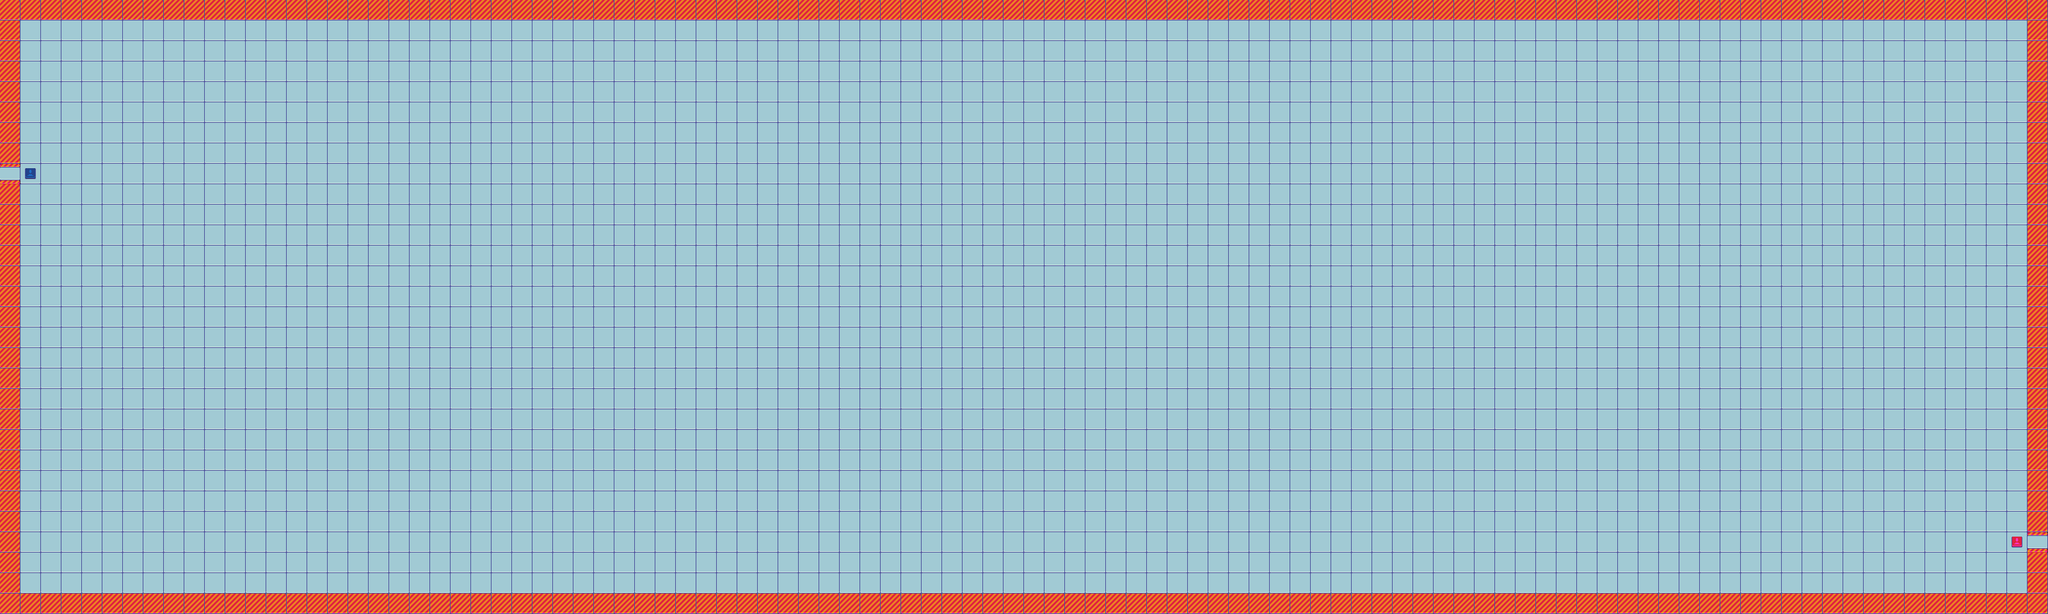

This is a level from a 2D game, rendered from its Tiled map with the project's own tilesets. A one-line summary and the map file follow, with tile-layer data summarised:
An orthogonal 100x30 tile map with 32x32 px tiles, 1 tile layer (Tile Layer 1), 3 tilesets and 15 objects (14x Enemy, Player).

<map version="1.0" tiledversion="2017.10.31" orientation="orthogonal" renderorder="right-down" width="100" height="30" tilewidth="32" tileheight="32" infinite="0" nextobjectid="23">
 <tileset firstgid="1" name="survivor-handgun" tilewidth="32" tileheight="32" tilecount="1" columns="1">
  <image source="../images/survivor-handgun.png" width="32" height="32" />
 </tileset>
 <tileset firstgid="2" name="scifitiles" tilewidth="32" tileheight="32" tilecount="84" columns="14">
  <image source="../images/scifitiles.png" width="448" height="192" />
 </tileset>
 <tileset firstgid="86" name="scifitiles" tilewidth="32" tileheight="32" tilecount="84" columns="14">
  <image source="../images/scifitiles.png" width="448" height="192" />
 </tileset>
 <layer name="Tile Layer 1" width="100" height="30">
  <data>[3000 cells, 3000 non-empty, 5 distinct tile ids]</data>
 </layer>
 <objectgroup name="Object Layer 1">
  <object id="3" name="enemy" type="Enemy" gid="1" x="522.667" y="827.333" width="32" height="32">
   <properties>
    <property name="difficulty" type="float" value="0.1" />
   </properties>
  </object>
  <object id="9" name="enemy" type="Enemy" gid="1" x="834.667" y="147.333" width="32" height="32">
   <properties>
    <property name="difficulty" type="float" value="0.1" />
   </properties>
  </object>
  <object id="10" name="enemy" type="Enemy" gid="1" x="1258.67" y="805.333" width="32" height="32">
   <properties>
    <property name="difficulty" type="float" value="0.1" />
   </properties>
  </object>
  <object id="11" name="enemy" type="Enemy" gid="1" x="1120.67" y="145.333" width="32" height="32">
   <properties>
    <property name="difficulty" type="float" value="0.1" />
   </properties>
  </object>
  <object id="12" name="enemy" type="Enemy" gid="1" x="1330.67" y="265.333" width="32" height="32">
   <properties>
    <property name="difficulty" type="float" value="0.1" />
   </properties>
  </object>
  <object id="13" name="enemy" type="Enemy" gid="1" x="1268.67" y="537.333" width="32" height="32">
   <properties>
    <property name="difficulty" type="float" value="0.1" />
   </properties>
  </object>
  <object id="14" name="enemy" type="Enemy" gid="1" x="900.667" y="779.333" width="32" height="32">
   <properties>
    <property name="difficulty" type="float" value="0.1" />
   </properties>
  </object>
  <object id="15" name="enemy" type="Enemy" gid="1" x="282.667" y="191.333" width="32" height="32">
   <properties>
    <property name="difficulty" type="float" value="0.1" />
   </properties>
  </object>
  <object id="16" name="enemy" type="Enemy" gid="1" x="902.667" y="353.333" width="32" height="32">
   <properties>
    <property name="difficulty" type="float" value="0.1" />
   </properties>
  </object>
  <object id="17" name="enemy" type="Enemy" gid="1" x="236.667" y="637.333" width="32" height="32">
   <properties>
    <property name="difficulty" type="float" value="0.1" />
   </properties>
  </object>
  <object id="18" name="enemy" type="Enemy" gid="1" x="676.667" y="529.333" width="32" height="32">
   <properties>
    <property name="difficulty" type="float" value="0.1" />
   </properties>
  </object>
  <object id="19" name="enemy" type="Enemy" gid="1" x="596.667" y="277.333" width="32" height="32">
   <properties>
    <property name="difficulty" type="float" value="0.1" />
   </properties>
  </object>
  <object id="20" name="enemy" type="Enemy" gid="1" x="1424.67" y="365.333" width="32" height="32">
   <properties>
    <property name="difficulty" type="float" value="0.1" />
   </properties>
  </object>
  <object id="21" name="enemy" type="Enemy" gid="1" x="1440.67" y="643.333" width="32" height="32">
   <properties>
    <property name="difficulty" type="float" value="0.1" />
   </properties>
  </object>
  <object id="22" name="player" type="Player" gid="1" x="64.6667" y="287.333" width="32" height="32">
   <properties>
    <property name="difficulty" type="float" value="0.1" />
   </properties>
  </object>
 </objectgroup>
</map>
